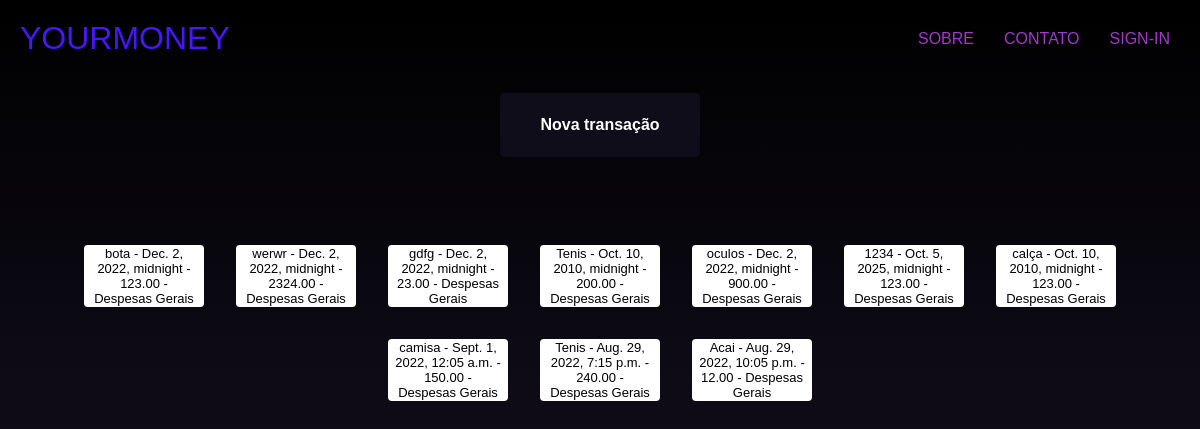
The page /listagem/ on the database as committed earlier.
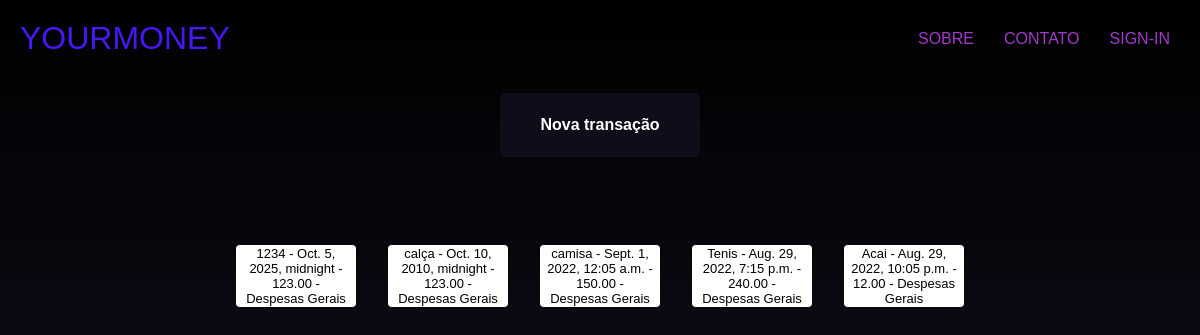
The same page on the database as committed later.
### contas/models.py (models this page shows, shortened)
class Transacao(models.Model):
    data = models.DateTimeField()
    descricao = models.CharField(max_length=200)
    valor = models.DecimalField(max_digits=7, decimal_places=2) # maximo de digitos no input e quantas casas depois da virgula
    categoria = models.ForeignKey(Categoria, on_delete=models.CASCADE)
    observacoes = models.TextField(null=True, blank=True) # quer dizer que esse campo nao é obrigatório (null=True, blank=True)
    class Meta():
        verbose_name_plural = 'Transações'

class Categoria(models.Model):
    nome = models.CharField(max_length=100)
    dt_criacao = models.DateTimeField(auto_now_add=True)
    def __str__(self):
        return self.nome

### contas/views.py (the view)
# urls.py: path('listagem/', listagem, name='url_listagem'),
def listagem(request):
    data = {}
    data['transacoes'] = reversed(Transacao.objects.all())
    return render(request, 'contas/listagem.html', data)

### contas/templates/contas/listagem.html (shortened to what this page needs)
<!DOCTYPE html>
{% load static %}
<html lang="en">
<head>
    <link rel="stylesheet" href="{% static 'contas/css/listagem.css' %}">
</head>
<body>
    <header class="header">
        <a class="title" href="">YourMoney</a>
        <nav>
            <ul class="menu">
                <li><a href="">Sobre</a></li>
                <li><a href="">contato</a></li>
                <li><a href="">sign-in</a></li>
            </ul>
        </nav>
    </header>
    <div class="new-trans-btn">
        <a class="new" href="{% url 'url_nova' %}">
            <button class="btn">Nova transação</button>
        </a>
    </div>
    <div class="form">
        {% for i in transacoes %}
        <ul>
            <a class="list-description" href="{% url 'url_update' i.id %}">
                <button>
                    {{ i.descricao }} - {{ i.data }} -
                    {{ i.valor }} - {{ i.categoria }}
                </button>
            </a>
        </ul>
        {% endfor %}
    </div>
</body>
</html>

### contas/static/contas/css/listagem.css (style rules this page uses)
body { background: linear-gradient(0, #1c162c, #000); background-repeat: no-repeat; margin: 0px; min-height: 100vh; }
ul { list-style: none; margin: 0px; padding: 0px; }
a { text-decoration: none; }
.header { background-color: transparent; display: flex; flex-wrap: wrap; justify-content: space-between; padding: 20px; align-items: center; }
.title { font-family: "Poppins", sans-serif; color: #4717f6; font-size: 2rem; text-transform: uppercase; }
.menu { display: flex; margin-left: 10px; }
.menu li { margin-left: 10px; }
.menu li a { font-family: "Poppins", sans-serif; text-transform: uppercase; padding: 10px; color: #a239ca; }
.new-trans-btn { display: flex; justify-content: center; margin-bottom: 2rem; }
.btn { width: 200px; height: 64px; margin-top: 1rem; margin-bottom: 0.5rem; border: none; border-radius: 0.3rem; font-family: "Poppins", sans-serif; font-weight: 600; font-size: 16px; color: #ffff; text-decoration: none; background-color: #100d1a; cursor: pointer; }
.form { display: flex; flex-wrap: wrap; gap: 2rem; justify-content: center; padding: 3rem; }
.list-description button { width: 120px; border: none; border-radius: 4px; font-family: "Poppins", sans-serif; font-size: 13px; background-color: #fff; color: #000; cursor: pointer; text-align: center; }

Rows that differ between the two databases and show on the page:
removed Transacao: descricao "bota", data "Dec. 2, 2022, midnight", valor "123.00", categoria "Despesas Gerais"
removed Transacao: descricao "werwr", data "Dec. 2, 2022, midnight", valor "2324.00", categoria "Despesas Gerais"
removed Transacao: descricao "gdfg", data "Dec. 2, 2022, midnight", valor "23.00", categoria "Despesas Gerais"
removed Transacao: descricao "Tenis", data "Oct. 10, 2010, midnight", valor "200.00", categoria "Despesas Gerais"
removed Transacao: descricao "oculos", data "Dec. 2, 2022, midnight", valor "900.00", categoria "Despesas Gerais"
